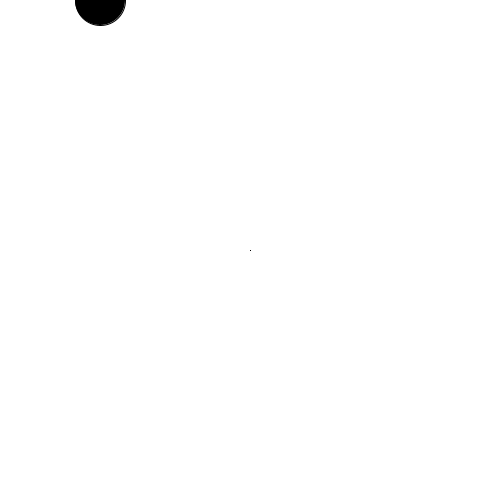
Frame 1 (no input)
Frame 60 (the mouse pressed at the canvas centre just before this capture): identical to frame 1, image omitted
Frame 120 (the mouse held since frame 60 and released just before this capture): identical to frame 1, image omitted

The Processing sketch that drew this single still picture (run headless with seeded random() and noise(); from frame 60 on, the mouse is pressed at the canvas centre):

// Processing sketch: Lerp
// ── Lerp.pde

float value, target;

void setup() {
 
  size(500,500);
  value = 0;
  target = value;
  
}

void draw() {
  
  background(255); //Make sure to background refresh!

  float offset = 0.5;
  float radius = 50;
  float speed = 0.2;
  
  value = lerp(value, target, speed);

  fill(0);
  rectMode(CENTER);
  rect(width*offset,height*offset,radius*value, radius*value);
  
  ellipse(width * 0.2, height * 0.5 * value, 50,50);

}

void keyPressed() {
 
  if (key == '1') {
   
    target = 0.25;
   
  } else if (key == '2') {
   
     target = 0.50;
     
  } else if(key == '3') {
   
     target = 1.5; 
  } else if (key == '4') {
     target = 3.0; 
  }
  
}
